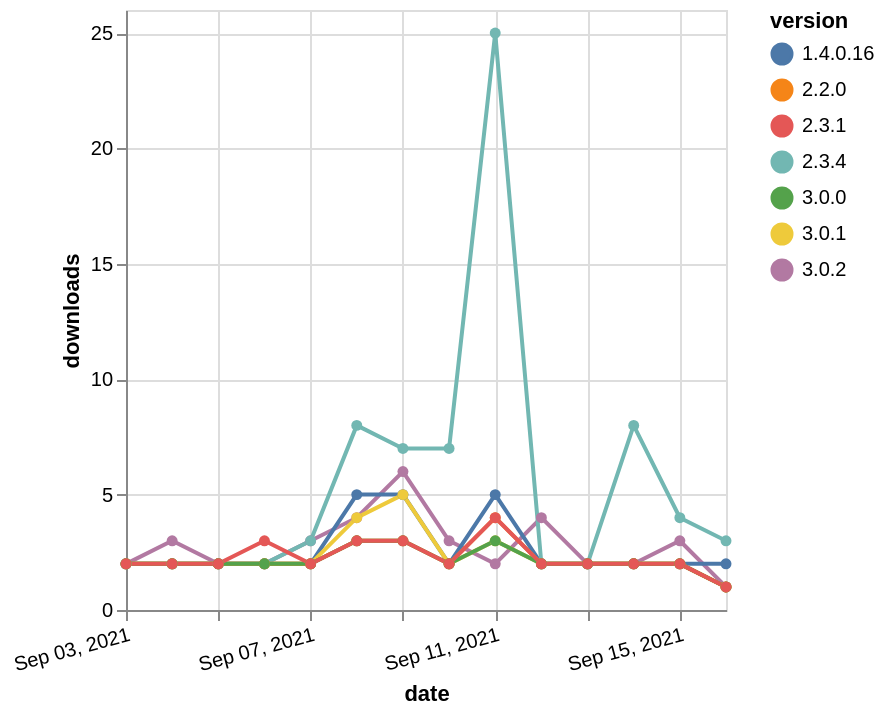

The specification (Vega-Lite) saved for this image:
### Vega-Lite specification from a JSON file in a GitHub repository (floating-point values rounded to 4 significant figures)
{"$schema": "https://vega.github.io/schema/vega-lite/v5.json", "description": "A simple bar chart with embedded data.", "data": {"values": [{"date": "2021-09-03", "total": 3862, "delta": 2, "version": "3.0.2"}, {"date": "2021-09-04", "total": 3865, "delta": 3, "version": "3.0.2"}, {"date": "2021-09-05", "total": 3867, "delta": 2, "version": "3.0.2"}, {"date": "2021-09-06", "total": 3869, "delta": 2, "version": "3.0.2"}, {"date": "2021-09-07", "total": 3872, "delta": 3, "version": "3.0.2"}, {"date": "2021-09-08", "total": 3876, "delta": 4, "version": "3.0.2"}, {"date": "2021-09-09", "total": 3882, "delta": 6, "version": "3.0.2"}, {"date": "2021-09-10", "total": 3885, "delta": 3, "version": "3.0.2"}, {"date": "2021-09-11", "total": 3887, "delta": 2, "version": "3.0.2"}, {"date": "2021-09-12", "total": 3891, "delta": 4, "version": "3.0.2"}, {"date": "2021-09-13", "total": 3893, "delta": 2, "version": "3.0.2"}, {"date": "2021-09-14", "total": 3895, "delta": 2, "version": "3.0.2"}, {"date": "2021-09-15", "total": 3898, "delta": 3, "version": "3.0.2"}, {"date": "2021-09-16", "total": 3899, "delta": 1, "version": "3.0.2"}, {"date": "2021-09-03", "total": 2866, "delta": 2, "version": "1.4.0.16"}, {"date": "2021-09-04", "total": 2868, "delta": 2, "version": "1.4.0.16"}, {"date": "2021-09-05", "total": 2870, "delta": 2, "version": "1.4.0.16"}, {"date": "2021-09-06", "total": 2872, "delta": 2, "version": "1.4.0.16"}, {"date": "2021-09-07", "total": 2874, "delta": 2, "version": "1.4.0.16"}, {"date": "2021-09-08", "total": 2879, "delta": 5, "version": "1.4.0.16"}, {"date": "2021-09-09", "total": 2884, "delta": 5, "version": "1.4.0.16"}, {"date": "2021-09-10", "total": 2886, "delta": 2, "version": "1.4.0.16"}, {"date": "2021-09-11", "total": 2891, "delta": 5, "version": "1.4.0.16"}, {"date": "2021-09-12", "total": 2893, "delta": 2, "version": "1.4.0.16"}, {"date": "2021-09-13", "total": 2895, "delta": 2, "version": "1.4.0.16"}, {"date": "2021-09-14", "total": 2897, "delta": 2, "version": "1.4.0.16"}, {"date": "2021-09-15", "total": 2899, "delta": 2, "version": "1.4.0.16"}, {"date": "2021-09-16", "total": 2901, "delta": 2, "version": "1.4.0.16"}, {"date": "2021-09-03", "total": 2972, "delta": 2, "version": "3.0.1"}, {"date": "2021-09-04", "total": 2974, "delta": 2, "version": "3.0.1"}, {"date": "2021-09-05", "total": 2976, "delta": 2, "version": "3.0.1"}, {"date": "2021-09-06", "total": 2978, "delta": 2, "version": "3.0.1"}, {"date": "2021-09-07", "total": 2980, "delta": 2, "version": "3.0.1"}, {"date": "2021-09-08", "total": 2984, "delta": 4, "version": "3.0.1"}, {"date": "2021-09-09", "total": 2989, "delta": 5, "version": "3.0.1"}, {"date": "2021-09-10", "total": 2991, "delta": 2, "version": "3.0.1"}, {"date": "2021-09-11", "total": 2994, "delta": 3, "version": "3.0.1"}, {"date": "2021-09-12", "total": 2996, "delta": 2, "version": "3.0.1"}, {"date": "2021-09-13", "total": 2998, "delta": 2, "version": "3.0.1"}, {"date": "2021-09-14", "total": 3000, "delta": 2, "version": "3.0.1"}, {"date": "2021-09-15", "total": 3002, "delta": 2, "version": "3.0.1"}, {"date": "2021-09-16", "total": 3003, "delta": 1, "version": "3.0.1"}, {"date": "2021-09-03", "total": 6232, "delta": 2, "version": "2.3.4"}, {"date": "2021-09-04", "total": 6234, "delta": 2, "version": "2.3.4"}, {"date": "2021-09-05", "total": 6236, "delta": 2, "version": "2.3.4"}, {"date": "2021-09-06", "total": 6238, "delta": 2, "version": "2.3.4"}, {"date": "2021-09-07", "total": 6241, "delta": 3, "version": "2.3.4"}, {"date": "2021-09-08", "total": 6249, "delta": 8, "version": "2.3.4"}, {"date": "2021-09-09", "total": 6256, "delta": 7, "version": "2.3.4"}, {"date": "2021-09-10", "total": 6263, "delta": 7, "version": "2.3.4"}, {"date": "2021-09-11", "total": 6288, "delta": 25, "version": "2.3.4"}, {"date": "2021-09-12", "total": 6290, "delta": 2, "version": "2.3.4"}, {"date": "2021-09-13", "total": 6292, "delta": 2, "version": "2.3.4"}, {"date": "2021-09-14", "total": 6300, "delta": 8, "version": "2.3.4"}, {"date": "2021-09-15", "total": 6304, "delta": 4, "version": "2.3.4"}, {"date": "2021-09-16", "total": 6307, "delta": 3, "version": "2.3.4"}, {"date": "2021-09-03", "total": 2548, "delta": 2, "version": "2.2.0"}, {"date": "2021-09-04", "total": 2550, "delta": 2, "version": "2.2.0"}, {"date": "2021-09-05", "total": 2552, "delta": 2, "version": "2.2.0"}, {"date": "2021-09-06", "total": 2554, "delta": 2, "version": "2.2.0"}, {"date": "2021-09-07", "total": 2556, "delta": 2, "version": "2.2.0"}, {"date": "2021-09-08", "total": 2559, "delta": 3, "version": "2.2.0"}, {"date": "2021-09-09", "total": 2562, "delta": 3, "version": "2.2.0"}, {"date": "2021-09-10", "total": 2564, "delta": 2, "version": "2.2.0"}, {"date": "2021-09-11", "total": 2568, "delta": 4, "version": "2.2.0"}, {"date": "2021-09-12", "total": 2570, "delta": 2, "version": "2.2.0"}, {"date": "2021-09-13", "total": 2572, "delta": 2, "version": "2.2.0"}, {"date": "2021-09-14", "total": 2574, "delta": 2, "version": "2.2.0"}, {"date": "2021-09-15", "total": 2576, "delta": 2, "version": "2.2.0"}, {"date": "2021-09-16", "total": 2577, "delta": 1, "version": "2.2.0"}, {"date": "2021-09-03", "total": 2232, "delta": 2, "version": "3.0.0"}, {"date": "2021-09-04", "total": 2234, "delta": 2, "version": "3.0.0"}, {"date": "2021-09-05", "total": 2236, "delta": 2, "version": "3.0.0"}, {"date": "2021-09-06", "total": 2238, "delta": 2, "version": "3.0.0"}, {"date": "2021-09-07", "total": 2240, "delta": 2, "version": "3.0.0"}, {"date": "2021-09-08", "total": 2243, "delta": 3, "version": "3.0.0"}, {"date": "2021-09-09", "total": 2246, "delta": 3, "version": "3.0.0"}, {"date": "2021-09-10", "total": 2248, "delta": 2, "version": "3.0.0"}, {"date": "2021-09-11", "total": 2251, "delta": 3, "version": "3.0.0"}, {"date": "2021-09-12", "total": 2253, "delta": 2, "version": "3.0.0"}, {"date": "2021-09-13", "total": 2255, "delta": 2, "version": "3.0.0"}, {"date": "2021-09-14", "total": 2257, "delta": 2, "version": "3.0.0"}, {"date": "2021-09-15", "total": 2259, "delta": 2, "version": "3.0.0"}, {"date": "2021-09-16", "total": 2260, "delta": 1, "version": "3.0.0"}, {"date": "2021-09-03", "total": 2650, "delta": 2, "version": "2.3.1"}, {"date": "2021-09-04", "total": 2652, "delta": 2, "version": "2.3.1"}, {"date": "2021-09-05", "total": 2654, "delta": 2, "version": "2.3.1"}, {"date": "2021-09-06", "total": 2657, "delta": 3, "version": "2.3.1"}, {"date": "2021-09-07", "total": 2659, "delta": 2, "version": "2.3.1"}, {"date": "2021-09-08", "total": 2662, "delta": 3, "version": "2.3.1"}, {"date": "2021-09-09", "total": 2665, "delta": 3, "version": "2.3.1"}, {"date": "2021-09-10", "total": 2667, "delta": 2, "version": "2.3.1"}, {"date": "2021-09-11", "total": 2671, "delta": 4, "version": "2.3.1"}, {"date": "2021-09-12", "total": 2673, "delta": 2, "version": "2.3.1"}, {"date": "2021-09-13", "total": 2675, "delta": 2, "version": "2.3.1"}, {"date": "2021-09-14", "total": 2677, "delta": 2, "version": "2.3.1"}, {"date": "2021-09-15", "total": 2679, "delta": 2, "version": "2.3.1"}, {"date": "2021-09-16", "total": 2680, "delta": 1, "version": "2.3.1"}]}, "width": "container", "mark": {"type": "line", "point": {"filled": true}}, "encoding": {"x": {"field": "date", "type": "temporal", "timeUnit": "yearmonthdate", "title": "date", "axis": {"labelAngle": -15}}, "y": {"field": "delta", "type": "quantitative", "title": "downloads"}, "color": {"field": "version", "type": "nominal"}, "tooltip": {"field": "delta"}}}
